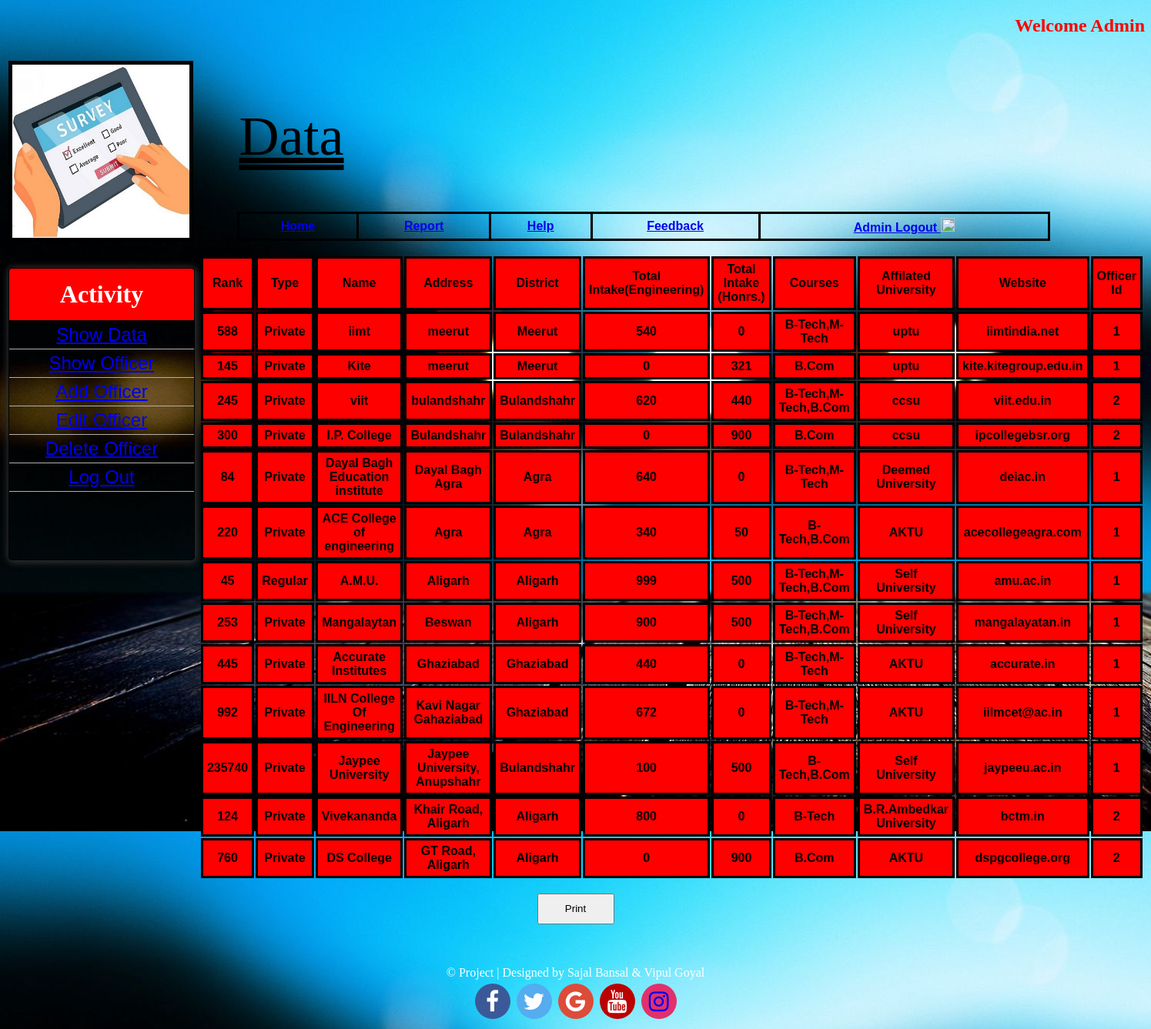
The app's page /adminfull.php (signed in) with its own data.
### tables this page shows
CREATE TABLE IF NOT EXISTS `college` (
  `rank` int(11) NOT NULL,
  `type` varchar(20) NOT NULL,
  `name` varchar(50) NOT NULL,
  `address` varchar(300) NOT NULL,
  `district` varchar(100) NOT NULL,
  `engg_intake` int(11) NOT NULL,
  `hon_intake` int(11) NOT NULL,
  `courses` varchar(100) NOT NULL,
  `univ` varchar(100) NOT NULL,
  `web` varchar(200) NOT NULL,
  `off_id` varchar(500) NOT NULL,
  PRIMARY KEY (`rank`),
  UNIQUE KEY `rank` (`rank`),
  KEY `off_id` (`off_id`)
);

### adminfull.php (the view, shortened to what this page needs)
<?php
include('config.php');
$adminname = $_SESSION['user_name'];
$query = "Select * from admin_login where username = '$adminname'";
$data = mysqli_query($conn, $query);
$result = mysqli_fetch_assoc($data);
?>
<!DOCTYPE html PUBLIC "-//W3C//DTD XHTML 1.0 Transitional//EN" "http://www.w3.org/TR/xhtml1/DTD/xhtml1-transitional.dtd">
<html xmlns="http://www.w3.org/1999/xhtml">
<head>
<link href="https://stackpath.bootstrapcdn.com/font-awesome/4.7.0/css/font-awesome.min.css" rel="stylesheet">
<link rel="stylesheet" type="text/css" href="mystyle.css">
</head>
<body>
<h2 align="right" style="color:red"><?php echo 'Welcome Admin '.strtoupper($result['username']);?></h2>
<table width="100%" height="30%" >
  <tr>
    <td width="20%" height="254"><a href="home.php"><img src="survey1.jpg" border="1px" height="225" width="230"> </a></td>
    <td width="*">
    <table width="1113">
      <tr>
        <td height="189" colspan="6"><marquee behavior="alternate" direction="right"><u>Data</u></marquee></td>
        </tr>
      </table>
        <table class="a" width="1056" rules="groups" >
      <tr>
        <th width="148"> <a href="home.php">Home</a></th>
        <th width="164"> <a href="report.php">Report</a></th>
        <th width="123"> <a href="help.php">Help</th>
        <th width="212"> <a href="feedback.php">Feedback</th>
        <th width="379"> <a href="adminlogout.php">Admin Logout <img src="icons8-shutdown-48.png" width="18" height="18" /></a></th>
        </tr>
    </table>
  </tr>
</table>
<br>
<center>
<font color="white">
<table width="100%" border="0">
  <tr>
    <td width="21%">
    <div class="content">
	<h1 class="header" align="center"> Activity </h1>
	<div class="z">
    <div class="y"><a href="adminfull.php">Show Data</a></div>
	<div class="y"><a href="adminreport.php">Show Officer</a></div>
    <div class="y"><a href="adminadd.php">Add Officer</a></div>
	<div class="y"><a href="adminedit.php">Edit Officer</a></div>
	<div class="y"><a href="admindelete.php">Delete Officer</a></div>
    <div class="y"><a href="adminlogout.php">Log Out</a></div>
    </div>
    </td>
    <td width="79%">&nbsp;</td>
  </tr>
</table>
 <?php
		$query = "SELECT * FROM college";
		$data = mysqli_query($conn, $query);
		$total = mysqli_num_rows($data);
?>
 <center>
    <table width="79%" border="0" style="margin-left:250px; margin-top:-400px">
   <tr class="th1">
    <th width="5%">Rank</th>
    <th width="8%">Type</th>
    <th width="8%">Name</th>
    <th width="15%">Address</th>
    <th width="8%">District</th>
    <th width="5%">Total Intake(Engineering)</th>
    <th width="5%">Total Intake (Honrs.)</th>
    <th width="10%">Courses</th>
    <th width="10%">Affilated University</th>
    <th width="5%">Website</th>
    <th width="5%">Officer Id</th>
    </tr>
 <?php
		if($total!=0)
			{
		while($result = mysqli_fetch_assoc($data))
		{
			echo "<tr class=th1>
				<th width=5%>".$result['rank']."</th>
				<th width=8%>".$result['type']."</th>
				<th width=8%>".$result['name']."</th>
				<th width=15%>".$result['address']."</th>
				<th width=8%>".$result['district']."</th>
				<th width=5%>".$result['engg_intake']."</th>
				<th width=5%>".$result['hon_intake']."</th>
				<th width=10%>".$result['courses']."</th>
				<th width=10%>".$result['univ']."</th>
				<th width=5%>".$result['web']."</th>
				<th width=5%>".$result['off_id']."</th>
				</tr>";
		}
	  	?>
<?php
}
	else
	{
		echo "<p> <font color=green size='6pt'><b> <center> No Record Found </b></font></p>";
	}
?></table><br />
<?php
		if($total!=0)
{ ?>   	<button onclick="myFunction()" style="height:40px; width:100px;">Print</button><br /><br />
<?php
}
?>
	</center>
<br /><br />   <center>
&copy; Project | Designed by Sajal Bansal & Vipul Goyal
<br>
<a href="#" class="fa fa-facebook"></a>
<a href="#" class="fa fa-twitter"></a>
<a href="#" class="fa fa-google"></a>
<a href="#" class="fa fa-youtube"></a>
<a href="#" class="fa fa-instagram"></a>
</center>
</font>
  </body>
  </html>

### mystyle.css (style rules this page uses)
body { background-image:url(bac.jpg) }
.fa { padding: 8px; font-size: 30px; width: 30px; text-align: center; text-decoration: none; margin: 5px 2px; border-radius: 50%; }
.fa-facebook { background: #3B5998; color: white; }
.fa-twitter { background: #55ACEE; color: white; }
.fa-google { background: #dd4b39; color: white; }
.fa-youtube { background: #bb0000; color: white; }
.fa-instagram { background: #E1306C; color:(64,93,230); }

### adminfull.php (style rules this page uses)
table.a { border-style:solid; }
u { font-size:72px; text-decoration-line:underline; text-decoration-style:double; }
img { border-color:#000; border-width:5px; }
th { font-family: "Trebuchet MS", Arial, Verdana; font-size: 16px; padding: 5px; border-style: solid; border-color: #000; color:#000; }
.th1 { font-family: "Trebuchet MS", Arial, Verdana; font-size: 16px; padding: 0px; background-color:red; border-style: solid; border-color: #000; }
.z { height:310px; }
.y { color:blue; text-align:center; padding:4px; border-bottom:1px solid #afafaf; font-family:Arial, Helvetica, sans-serif; font-size:24px; }
.header { margin:0px; background:red; border-bottom:1px solid #000; padding:15px 0px; }
.content { width:240px; border:1px solid #000; box-shadow:1px 1px 10px 2px #333; border-radius:5px; overflow:hidden; }

### records on screen
college: rank "588", type "Private", name "iimt", address "meerut", district "Meerut", engg_intake "540", hon_intake "0", courses "B-Tech,M-Tech", univ "uptu", web "iimtindia.net", off "1"
college: rank "145", type "Private", name "Kite", address "meerut", district "Meerut", engg_intake "0", hon_intake "321", courses "B.Com", univ "uptu", web "kite.kitegroup.edu.in", off "1"
college: rank "245", type "Private", name "viit", address "bulandshahr", district "Bulandshahr", engg_intake "620", hon_intake "440", courses "B-Tech,M-Tech,B.Com", univ "ccsu", web "viit.edu.in", off "2"
college: rank "300", type "Private", name "I.P. College", address "Bulandshahr", district "Bulandshahr", engg_intake "0", hon_intake "900", courses "B.Com", univ "ccsu", web "ipcollegebsr.org", off "2"
college: rank "84", type "Private", name "Dayal Bagh Education institute", address "Dayal Bagh Agra", district "Agra", engg_intake "640", hon_intake "0", courses "B-Tech,M-Tech", univ "Deemed University", web "deiac.in", off "1"
college: rank "220", type "Private", name "ACE College of engineering", address "Agra", district "Agra", engg_intake "340", hon_intake "50", courses "B-Tech,B.Com", univ "AKTU", web "acecollegeagra.com", off "1"
college: rank "45", type "Regular", name "A.M.U.", address "Aligarh", district "Aligarh", engg_intake "999", hon_intake "500", courses "B-Tech,M-Tech,B.Com", univ "Self University", web "amu.ac.in", off "1"
college: rank "253", type "Private", name "Mangalaytan", address "Beswan", district "Aligarh", engg_intake "900", hon_intake "500", courses "B-Tech,M-Tech,B.Com", univ "Self University", web "mangalayatan.in", off "1"
college: rank "445", type "Private", name "Accurate Institutes", address "Ghaziabad", district "Ghaziabad", engg_intake "440", hon_intake "0", courses "B-Tech,M-Tech", univ "AKTU", web "accurate.in", off "1"
college: rank "992", type "Private", name "IILN College Of Engineering", address "Kavi Nagar Gahaziabad", district "Ghaziabad", engg_intake "672", hon_intake "0", courses "B-Tech,M-Tech", univ "AKTU", web "iilmcet@ac.in", off "1"
college: rank "235740", type "Private", name "Jaypee University", address "Jaypee University, Anupshahr", district "Bulandshahr", engg_intake "100", hon_intake "500", courses "B-Tech,B.Com", univ "Self University", web "jaypeeu.ac.in", off "1"
college: rank "124", type "Private", name "Vivekananda", address "Khair Road, Aligarh", district "Aligarh", engg_intake "800", hon_intake "0", courses "B-Tech", univ "B.R.Ambedkar University", web "bctm.in", off "2"
college: rank "760", type "Private", name "DS College", address "GT Road, Aligarh", district "Aligarh", engg_intake "0", hon_intake "900", courses "B.Com", univ "AKTU", web "dspgcollege.org", off "2"
